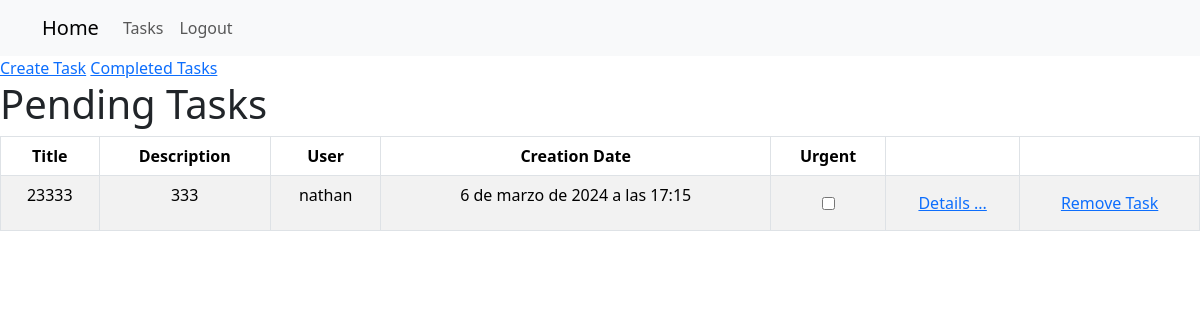
/tareas/ (signed in), run on an earlier commit of the app's database.
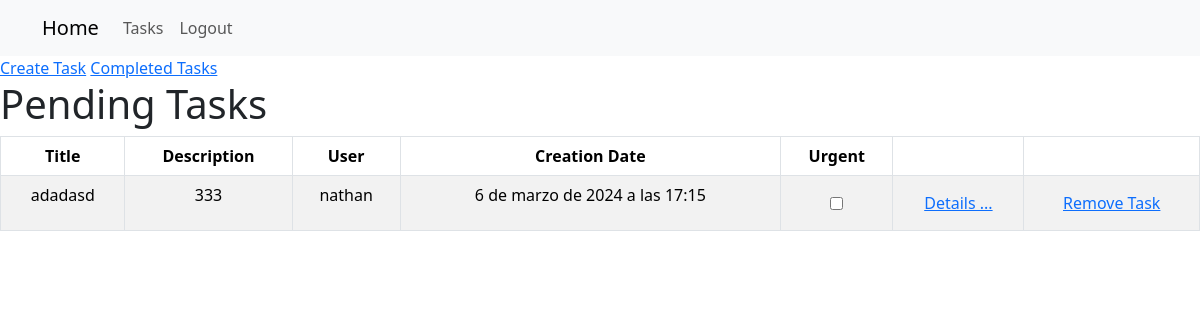
And on a later commit of the database.
### crud_django/models.py (models this page shows, shortened)
class Tarea(models.Model):
    titulo = models.CharField(max_length=100)
    descripcion = models.TextField(blank=True)
    fecha_creacion = models.DateTimeField(auto_now_add=True)
    fecha_completado = models.DateTimeField(null = True, blank=True)
    urgente = models.BooleanField(default=False)
    usuario = models.ForeignKey(User, on_delete=models.CASCADE)

### crud_django/views.py (the view)
# urls.py: path('tareas/', views.tareas, name='tareas'),
@login_required(login_url='iniciarSesion', redirect_field_name=None)
def tareas(request):
    print(request.POST.getlist('completadas'))
    tareas = Tarea.objects.filter(usuario=request.user, fecha_completado__isnull=True)
    if request.method == "GET":
        return render(request, "tareas.html", {'tareas' : tareas, 'btnTareas' : 'Tareas completadas'})

### crud_django/templates/tareas.html (shortened to what this page needs)
{% extends 'raiz.html' %}
{% block content %}
<a href="{% url 'crearTarea' %}" method="POST">Create Task</a>
{% if btnTareas == 'Tareas completadas' %}
<a href="{% url 'tareasFinalizadas' %}" method="POST">Completed Tasks</a>
<h1>Pending Tasks</h1>
{% else %}
<a href="{% url 'tareas' %}" method="POST">Pending tasks</a>
<h1>Completed Tasks</h1>
{% endif %}
<table class="table table-striped table-bordered table-hover align-middle text-center">
 <thead class="thead-dark">
    <tr>
<th>Title</th>
<th>Description</th>
<th>User</th>
<th>Creation Date</th>
<th>Urgent</h1></th>
<th></th>
<th></th>
    </tr>
    </thead>
{% for tarea in tareas  %}
<tr>
<td><p>{{tarea.titulo}}</p></td>
<td><p>{{tarea.descripcion}}</p> </td>
<td><p>{{tarea.usuario}}</p></td>
<td><p>{{tarea.fecha_creacion}}</p></td>
<td><input type="checkbox" {{ tarea.urgente |yesno:"checked," }}  onclick="return false"></input></td>
<td><a href="../detalle_tarea/{{tarea.id}} " > Details ... </a></td>
<td><a href="../eliminarTarea/{{tarea.id}}" method="POST">Remove Task</a></td>
</tr>
{% endfor %}
</table>
{% endblock %}

### crud_django/templates/raiz.html (shortened to what this page needs)
<html>
    <head>
        <link rel="stylesheet" href="https://cdn.jsdelivr.net/npm/bootstrap@5.3.3/dist/css/bootstrap.min.css">
    </head>
    <body>
      <nav class="navbar navbar-expand-lg navbar-light bg-light">
        <div class="container">
          <a href="/" class="navbar-brand">Home</a>
          <div class="collapse navbar-collapse" id="navbarSupportedContent">
            <ul class="navbar-nav me-auto mb-2 mb-lg-0">
            {% if user.is_authenticated %}
            <li class="nav-item">
            <li class="nav-item">
              <a href="/tareas" class="nav-link">Tasks</a>
          </li >
                <a href="/logout" class="nav-link">Logout</a>
            </li>
              {% endif %}
            </ul>
          </div>
        </div>
      </nav>
        {% block content %}
          {% endblock %}
    </body>
</html>

What changed in the data, as far as the page shows it:
changed Tarea "nathan": titulo "23333" → "adadasd"
